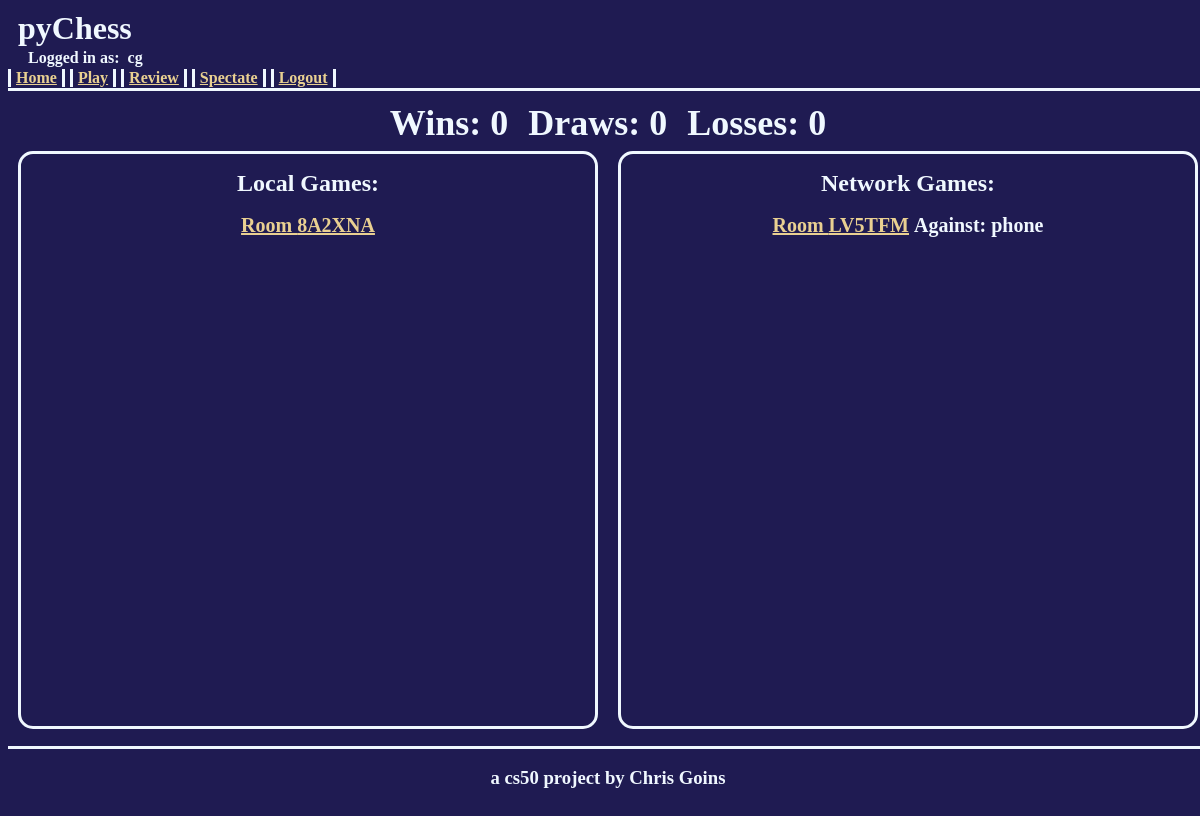
The page / (signed in) on the database as committed earlier.
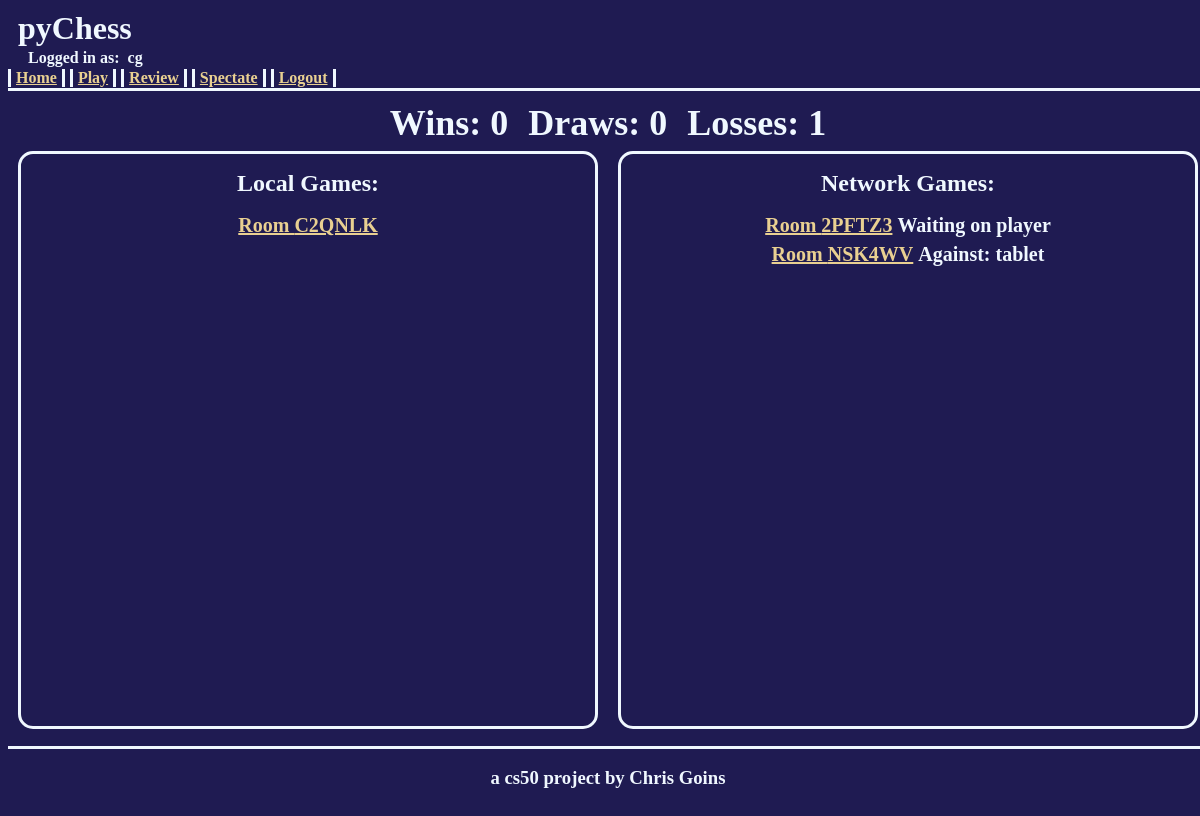
The same page on the database as committed later.
### pychess/models.py (models this page shows, shortened)
class User(AbstractUser):
    pass

class Game(models.Model):
    roomCode = models.CharField(max_length=6, unique=True, null=True, blank=True)
    player1 = models.ForeignKey(User, on_delete=models.CASCADE, related_name="player1")
    player2 = models.ForeignKey(User, on_delete=models.CASCADE, related_name="player2", null=True, blank=True)
    isActive = models.BooleanField()
    winner = models.ForeignKey(User, on_delete=models.CASCADE, related_name="winner", null=True, blank=True)

### pychess/views.py (the view, shortened to what this page needs)
# urls.py: path("", views.index, name="index"),
def index(request):
    if request.user.is_authenticated:
        localGames = Game.objects.filter(player1 = request.user, player2 = request.user, isActive=True)
        activeNetworkGames = []
        netGameQuery = Game.objects.filter(player1 = request.user, isActive=True).exclude(player2 = request.user)
        for game in netGameQuery:
            activeNetworkGames.append(game)
        netGameQuery = Game.objects.filter(player2 = request.user,isActive=True).exclude(player1 = request.user)
        for game in netGameQuery:
            activeNetworkGames.append(game)
        completedGames = {}
        completedGames['wins'] = 0
        completedGames['draws'] = 0
        completedGames['losses'] = 0
        netGameQuery = Game.objects.filter(player1 = request.user, isActive=False).exclude(player2=request.user)
        for game in netGameQuery:
            if game.winner == request.user:
                completedGames['wins'] += 1
            elif game.winner == None:
                completedGames['draws'] += 1
            else:
                completedGames['losses'] += 1
        netGameQuery = Game.objects.filter(player2 = request.user, isActive=False).exclude(player1=request.user)
        return render(request, 'pychess/index.html', {'localGames':localGames, 'networkGames':activeNetworkGames, 'completedGames':completedGames})
    else:
        return redirect(loginView)

### pychess/templates/pychess/index.html (shortened to what this page needs)
{% extends "pychess/layout.html" %}
{% block body %}
    <div class="playerStats">
        <div class="stat">Wins: {{ completedGames.wins }}</div>
        <div class="stat">Draws: {{ completedGames.draws }}</div>
        <div class="stat">Losses: {{ completedGames.losses }}</div>
    </div>
    <div class="tableContainer">
        <div class="infoTable">
            <div class="infoHeader">Local Games:</div>
            {% for game in localGames %}
                <div class="infoItem">
                    <a href="{% url 'localGame' %}?room={{game.roomCode}}">Room {{ game.roomCode }}</a>
                </div>
            {% empty %}
                <div class="infoItem">No local games to show.</div>
                <div class="infoItem"><a href="{% url 'play' %}">Try starting a new one here!</a></div>
            {% endfor %}
        </div>
        <div class="infoTable">
            <div class="infoHeader">Network Games:</div>
            {% for game in networkGames %}
                <div class="infoItem">
                    <a href="{% url 'networkGame' %}?room={{game.roomCode}}">Room {{ game.roomCode }}</a>
                    {% if game.player2 %}
                        {% if request.user == game.player1 %}
                            <span>Against: {{ game.player2 }}</span>
                        {% else %}
                            <span>Against: {{ game.player1 }}</span>
                        {% endif %}
                    {% else %}
                        <span>Waiting on player</span>
                    {% endif %}
                </div>
            {% empty %}
                <div class="infoItem">No network games to show.</div>
                <div class="infoItem"><a href="{% url 'play' %}">Try starting a new one here!</a></div>
            {% endfor %}
        </div>
    </div>
{% endblock %}

### pychess/templates/pychess/layout.html (shortened to what this page needs)
{% load static %}
<!DOCTYPE html>
<html lang="en">
    <head>
        <link rel="stylesheet" href="{% static 'pychess/styles.css' %}">
    </head>
    <body>
        <div class="screen">
            <div class="header">
                <div class="mainHeader">
                    pyChess
                </div>
                <div class="subHeader">
                    {% if user.is_authenticated %}
                        Logged in as: &nbsp;<strong>{{ user }}</strong>
                    {% else %}
                        You are not logged in
                    {% endif %}
                </div>
                <div class="navBar">
                    {% if user.is_authenticated %}
                        <div class="navLink"><a href="{% url 'index' %}">Home</a></div>
                        <div class="navLink"><a href="{% url 'play' %}">Play</a></div>
                        <div class="navLink"><a href="{% url 'review' %}">Review</a></div>
                        <div class="navLink"><a href="{% url 'spectate' %}">Spectate</a></div>
                        <div class="navLink"><a href="{% url 'logout' %}">Logout</a></div>
                    {% else %}
                        <div class="navLink"><a href="{% url 'login' %}">Login</a></div>
                        <div class="navLink"><a href="{% url 'register' %}">Register</a></div>
                        <div class="navLink"><a href="{% url 'spectate' %}">Spectate</a></div>
                    {% endif %}
                </div>
            </div>
            <div class="content">
                {% block body %}
                {% endblock %}
            </div>
            <div class="footer">
                <h3>a cs50 project by Chris Goins</h3>
            </div>
        </div>
    </body>
</html>

### pychess/static/pychess/styles.css (style rules this page uses)
body { background-color: rgb(31, 27, 82); }
a { color:rgb(233, 208, 145); }
.screen { display:flex; flex-direction: column; height:100vh; width:100vw; }
.header { color:aliceblue; display:flex; flex-direction:column; width:100%; flex-basis:10%; flex-grow:0; flex-shrink:0; border-bottom:solid; border-color:aliceblue; }
.content { color:aliceblue; display:flex; flex-direction:column; width:100%; flex-basis:85%; flex-grow:0; flex-shrink:1; min-height:350px; }
.footer { color:aliceblue; display:flex; flex-basis:5%; flex-grow:0; flex-shrink:1; justify-content: center; align-items:center; text-align: center; border-top: solid; border-color:aliceblue; }
.mainHeader { color:aliceblue; display:flex; flex-basis:50%; font-size:32px; font-weight:bold; align-items:center; padding-left:10px; }
.subHeader { color:aliceblue; display:flex; flex-basis:25%; font-size:16px; font-weight: bold; align-items:center; padding-left:20px; }
.navBar { display:flex; flex-direction:row; flex-basis:25%; align-items:center; }
.navLink { font-weight:bold; border-left:solid; border-right:solid; padding-left:5px; padding-right:5px; margin-right:5px; }

### pychess/templates/pychess/index.html (style rules this page uses)
.playerStats { display:flex; flex-direction: row; flex-basis:10%; align-items:center; justify-content: center; }
.stat { display:flex; font-size:36px; font-weight:bold; height:100%; align-items:center; margin-left:10px; margin-right:10px; }
.tableContainer { display:flex; flex-direction:row; flex-basis:90%; align-items:center; justify-content:center; margin-bottom:20px; }
.infoTable { display:flex; flex-direction: column; flex-basis:25%; height:100%; align-items: center; margin-left:10px; margin-right:10px; border:solid; border-color:aliceblue; border-radius:15px; overflow-y:scroll; }
.infoHeader { width:100%; flex-basis:10%; display:flex; flex-grow:0; flex-shrink:0; align-items: center; justify-content:center; font-size:24px; font-weight:bold; }
.infoItem { display:flex; width:100%; flex-basis:5%; flex-grow:0; flex-shrink:0; align-items: center; justify-content:center; font-size:20px; font-weight: bold; }
@media (max-width:1500px) { .infoTable { flex-basis:50%; } }

Rows that differ between the two databases and show on the page:
removed Game: roomCode "8A2XNA"
removed Game: roomCode "LV5TFM", player2 "phone"
added Game: roomCode "C2QNLK"
added Game: roomCode "2PFTZ3", shows "Waiting on player"
added Game: roomCode "NSK4WV", player1 "tablet"
Other text that changed with them:
{{ completedGames.losses }}: "0" → "1"
